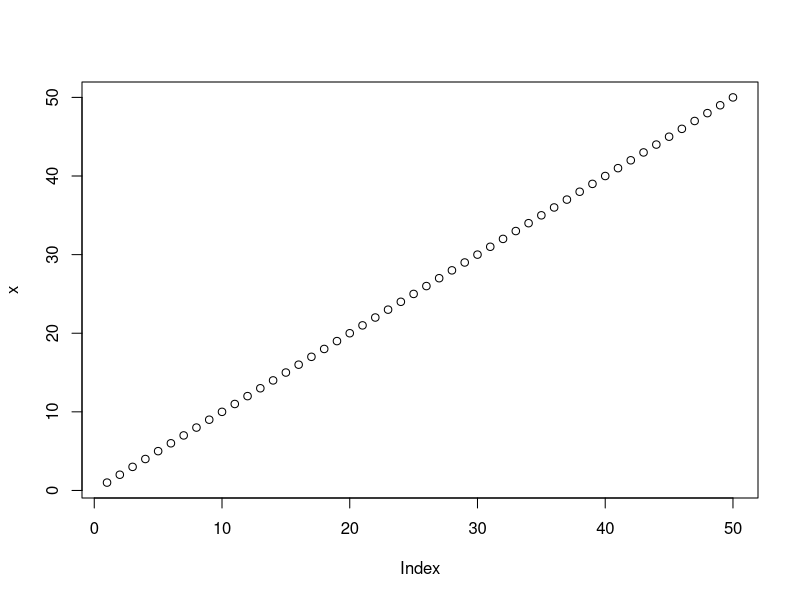
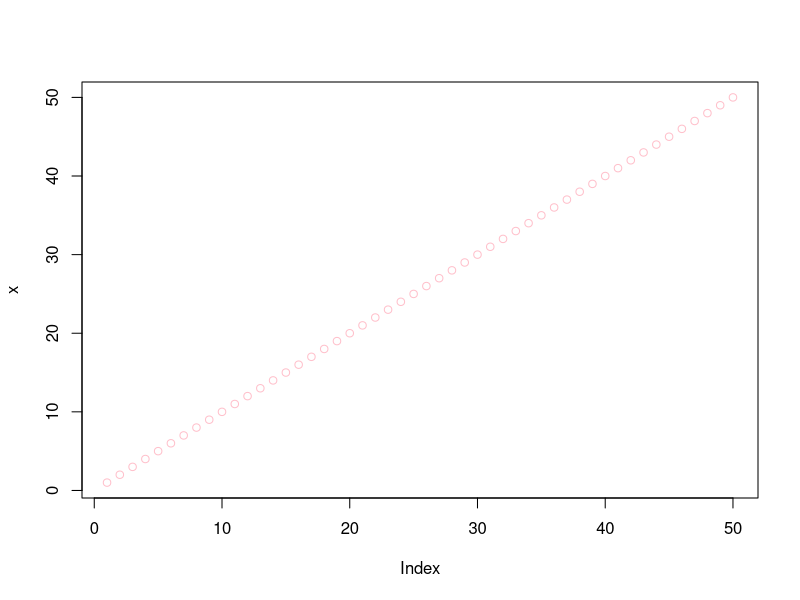
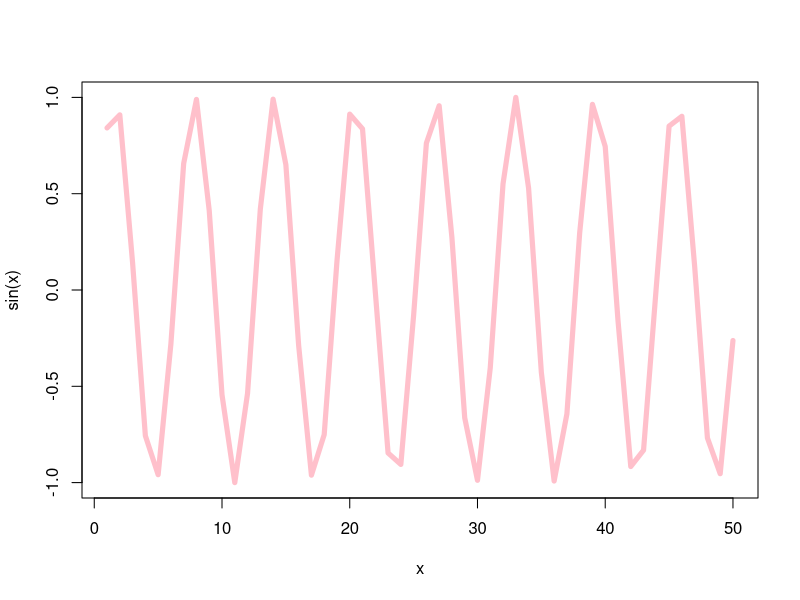
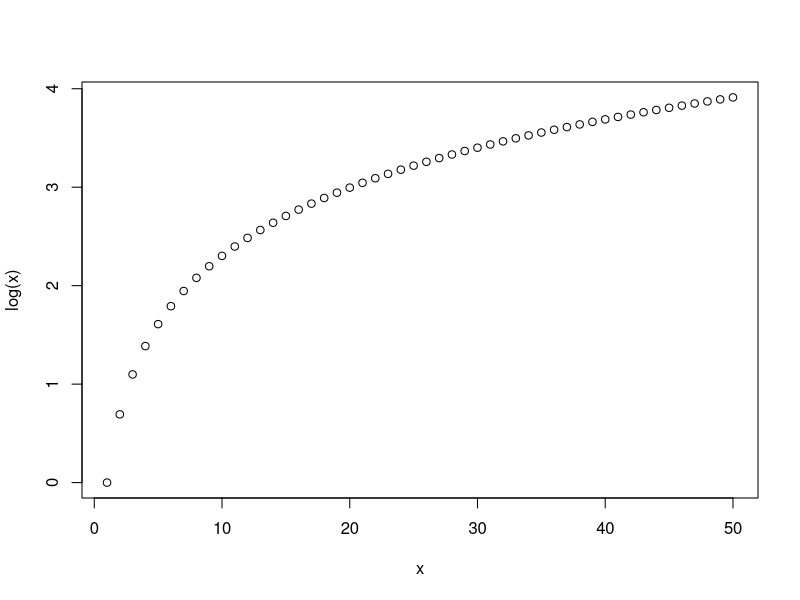

These figures' R source, in order:
#' ---
#' title: "Lab 4"
#' author: "Emily Chase (PID: A14656894) "
#' date: "October 10, 2025"
#' ---

# our first script
print("hello world")
x <- 1:50

plot(x)
plot(x, col='pink')
plot(x, sin(x), col='pink', typ="l", lwd="5")

log(10, base=10)
plot(x, log(x))
log10(10)
